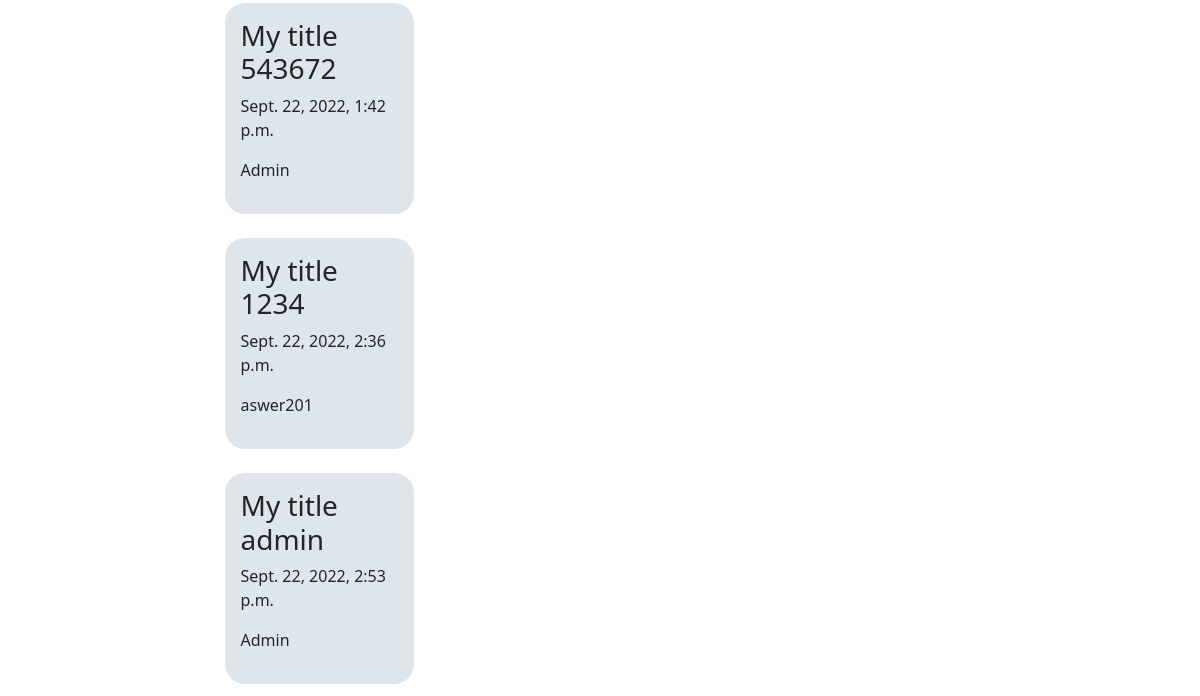
The app's page / (lower part), older data.
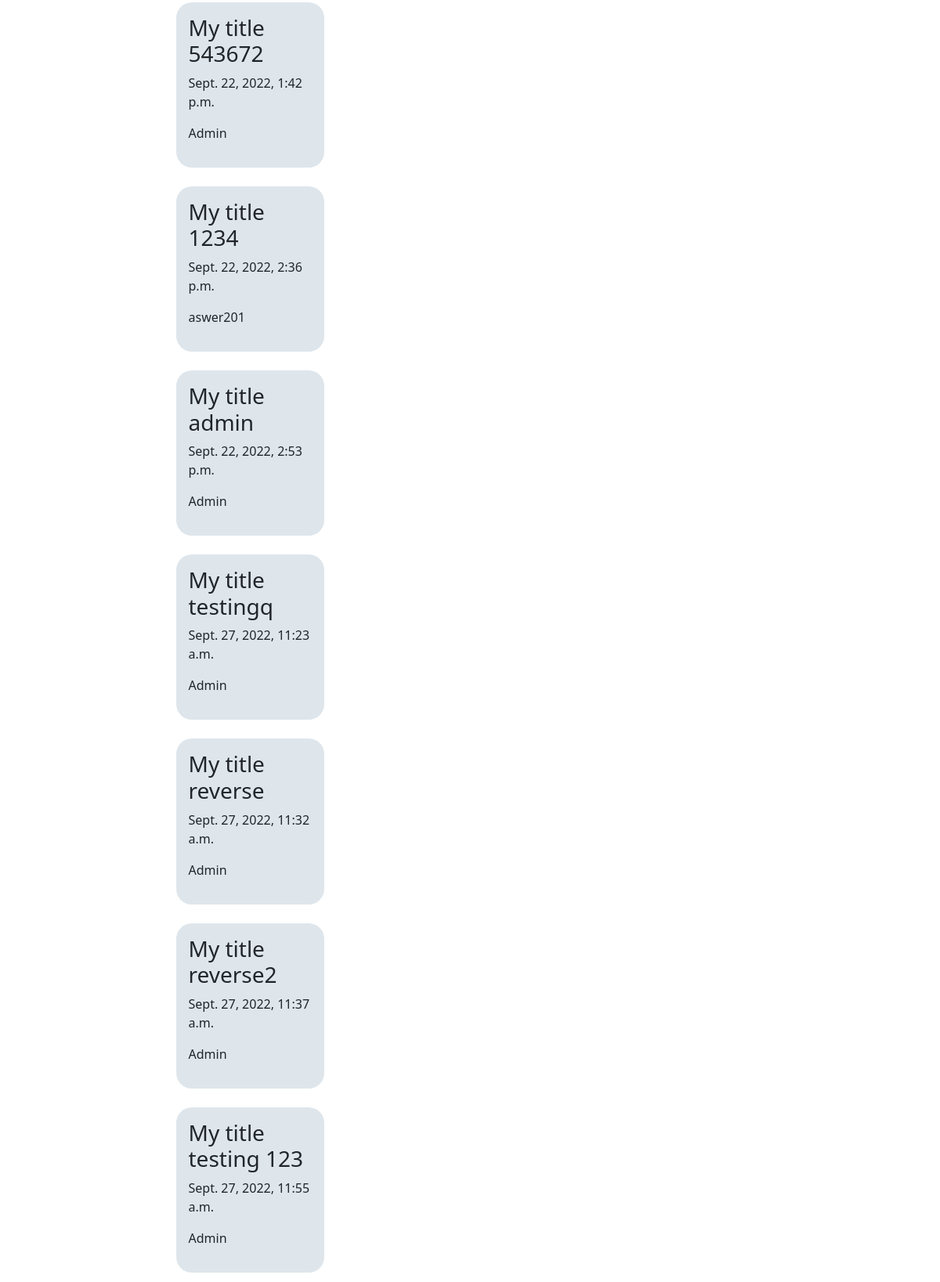
The same page, newer data.
### my_app/models.py (models this page shows, shortened)
class Post(models.Model):
    title = models.CharField(max_length=50, default='My title')
    body = models.TextField()
    date_created = models.DateTimeField(default = timezone.now)
    owner = models.ForeignKey(User, on_delete=models.CASCADE)

### my_app/views.py (the view)
# urls.py: path('', views.home, name='homepage'),
def home(request):
    posts = Post.objects.all()
    return render(request, 'my_app/home.html', {'all_posts': posts})

### my_app/templates/my_app/home.html (shortened to what this page needs)
{% extends 'my_app/base.html' %}
{% block main-content %}
<div class="container">
    <div class="row">
        <div class="col-6 m-auto ">
            {% for post in all_posts %}
            <div class=" m-4 p-3 mb-2" style="border-radius: 20px; background-color: #dee6ec;">
                <h3> {{post.title}}</h3>
                <p>{{post.date_created}}</p>
                <p>{{post.owner.username}}</p>
            </div>
            {% endfor %}
        </div>
    </div>
</div>
{% endblock main-content %}

Row changes from the older to the newer data that the page shows:
added Post: title "My title testingq", date_created "Sept. 27, 2022, 11:23 a.m.", owner.username "Admin"
added Post: title "My title reverse", date_created "Sept. 27, 2022, 11:32 a.m.", owner.username "Admin"
added Post: title "My title reverse2", date_created "Sept. 27, 2022, 11:37 a.m.", owner.username "Admin"
added Post: title "My title testing 123", date_created "Sept. 27, 2022, 11:55 a.m.", owner.username "Admin"
